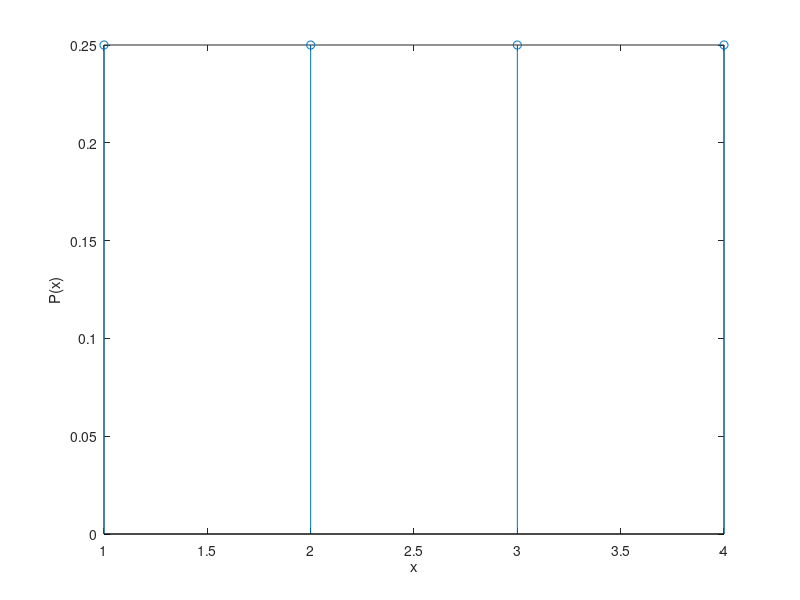

Here is the MATLAB script that generated this plot: (Note: this script raises an error after producing the figure.)
%% Exercicio 3

%Alinea a)

x = 1:4;
Px = ones(1,4)/4;  %ones - matriz de 1's
stem(x,Px), xlabel('x'), ylabel('P(x)');  %grafico da probabilidade

p = 0.5;
N = 1e6;
coroa = rand (4, N) >= p;

p0 = sum(coroa == 0)/N;
p1 = sum(coroa == 1)/N;
p2 = sum(coroa == 2)/N;
p3 = sum(coroa == 3)/N;
p4 = sum(coroa == 4)/N;

[n, x] = hist (coroa);

%Alinea b)

%Valor Esperado
xi = 0:4;
PX = [p0 p1 p2 p3 p4];
P = xi*PX';

%Variancia
varX = (p*p) - PX';

%Desvio padrao

